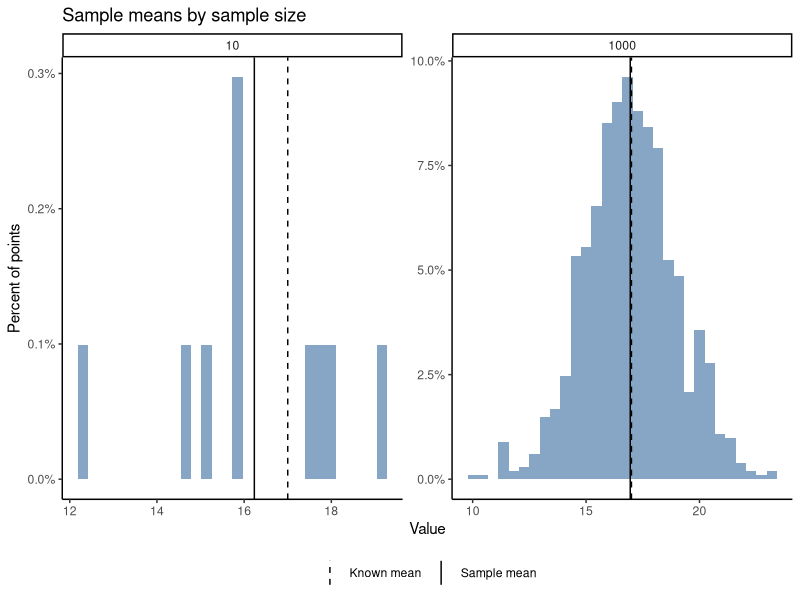

This chart was generated by the following R code:
## ---- chunk 1
#| message: false
#| warning: false
# Load libraries
library(tidyverse)

# Create variables - a mean and standard deviation that are known
mean_x <- 17
sd_x <- 2

# Using the above, generate a random sample of a normal distributions
# The goal of our paper is to see how sample size might affect the distributions

# Set the seed first, so that we can have reproducible results
set.seed(1234)
random_10 <- rnorm(n = 10, mean = mean_x, sd = sd_x)
set.seed(1234) # we need to set this every time we run a new random thing
random_1000 <- rnorm(n = 1000, mean = mean_x, sd = sd_x)

# Let's combine the datasets
random_all <- data.frame("n" = 10, 
                     "value" = random_10) %>%
  rbind(data.frame("n" = 1000, 
                   value = random_1000))

# Let's see how close the means and standard deviations are to our original data

## First get the means and sds of interest
random_10_mean <- mean(random_10)
random_10_sd <- sd(random_10)

random_1000_mean <- mean(random_1000)
random_1000_sd <- sd(random_1000)

## Now calculate percent difference 
### First add everything to a dataframe
perc_difference_df <- data.frame("n" = c(10, 1000), 
                              "original_mean" = mean_x,
                              "original_sd" = sd_x, 
                              "new_mean" = c(random_10_mean, random_1000_mean), 
                              "new_sd" = c(random_10_sd, random_1000_sd))

### Now calculate percent differences
perc_difference_df <- perc_difference_df %>% 
  mutate(perc_difference_mean = (new_mean-original_mean)/original_mean*100, 
         perc_difference_sd = (new_sd-original_sd)/original_sd*100)
  
### Now only keep what we care about
perc_difference <- perc_difference_df %>% 
  select(n, perc_difference_mean, perc_difference_sd)

# Now, we can make a plot
ggplot() + 
  geom_histogram(data = random_all, 
                 mapping = aes(x = value, y = ..count../sum(..count..)), 
                 fill = "dodgerblue4", alpha = 0.5) + 
  geom_vline(data = perc_difference_df, 
             mapping = aes(xintercept = new_mean, linetype = "Sample mean")) + 
  geom_vline(data = perc_difference_df, 
             mapping = aes(xintercept = original_mean, linetype = "Known mean")) +
  scale_linetype_manual(values = c("Sample mean" = "solid", 
                                   "Known mean" = "dashed")) + 
  facet_wrap(~n, scales = "free") + 
  scale_y_continuous(labels = scales::percent) + 
  labs(x = "Value", 
       y = "Percent of points", 
       linetype = NULL, 
       title = "Sample means by sample size") + 
  theme_classic() + 
  theme(legend.position = "bottom")
